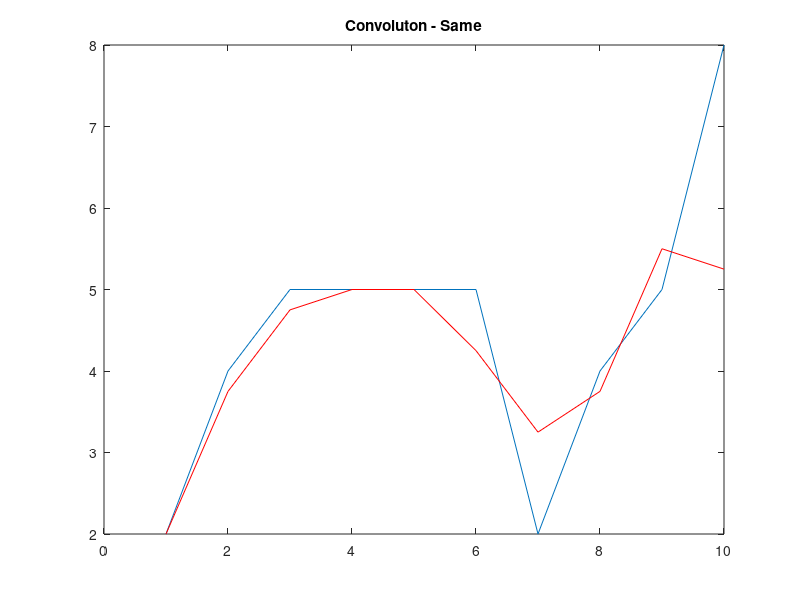
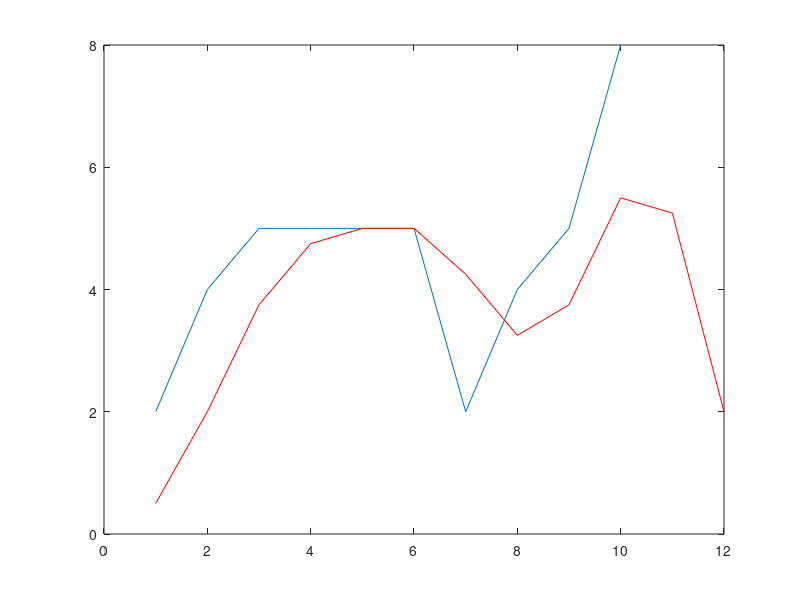

Reproduce these figures in MATLAB, in order.

%% 1-D Convolution
clear all;
close all;

f=[2 4 5 5 5 5 2 4 5 8];    % Signal
w=1/4*[1 2 1];              % Filter

filtered_Signal = conv(f,w)
figure(1)
plot(f)
hold on
plot(conv(f,w,'same'),'r')
title('Convoluton - Same');

figure(2)
plot(f)
hold on
plot(filtered_Signal,'r');


